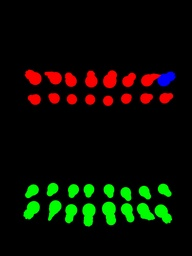
#> input picture MaskCreation/test.jpg, 192 x 256 px, shrunk from 3024 x 4032 before the run
$ python test.py
#> lines starting #> are read from the running program, lines starting #| are printed output that depends on the picture; after the words box and inside, x2 and y2 are one past the last pixel; in counts of white or black regions, pixels touching at a corner belong together
import cv2
import numpy as np
from matplotlib import pyplot as plt


def getMask(lower, upper, img):
    lower = np.array(lower)
    upper = np.array(upper)
    return cv2.inRange(img, lower, upper)

print('Reading image')
source = cv2.imread('test.jpg')
#> source is the input picture: shape (256, 192, 3); mean B, G, R 2.2, 13.3, 10.3
height, width, channels = source.shape
#> height = 256; width = 192; channels = 3

source = cv2.cvtColor(source, cv2.COLOR_BGR2RGB)  # Convert source to RGB, down with BGR!
print('Doing mask stuff')
red_mask = getMask([190, 0, 0], [255, 100, 100], source)
#> in getMask, `return cv2.inRange(img, lower, upper)`:
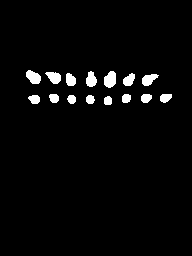
#> returned value: shape (256, 192); 3% white; 15 white regions, largest, box (x1, y1, x2, y2) and area: (104, 71, 116, 88) 160, (26, 70, 41, 84) 148, (45, 72, 61, 84) 132
blue_mask = getMask([0, 0, 190], [100, 100, 255], source)
#> in getMask (call 2), `return cv2.inRange(img, lower, upper)`:
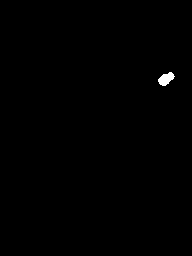
#> returned value: shape (256, 192); 0.3% white; 1 white region, box (x1, y1, x2, y2) and area: (158, 72, 175, 86) 145
green_mask = getMask([0, 190, 0], [100, 255, 100], source)
#> in getMask (call 3), `return cv2.inRange(img, lower, upper)`:
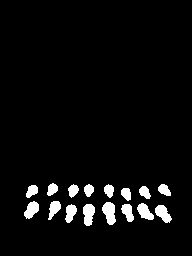
#> returned value: shape (256, 192); 4.5% white; 16 white regions, largest, box (x1, y1, x2, y2) and area: (102, 202, 116, 225) 223, (83, 204, 95, 226) 202, (155, 205, 172, 223) 184
ROI = red_mask + blue_mask + green_mask
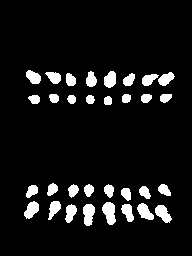
#> ROI: shape (256, 192); 7.9% white; 32 white regions, largest, box (x1, y1, x2, y2) and area: (102, 202, 116, 225) 223, (83, 204, 95, 226) 202, (155, 205, 172, 223) 184
black_mask = getMask([0, 0, 0], [50, 50, 50], source)
#> in getMask (call 4), `return cv2.inRange(img, lower, upper)`:
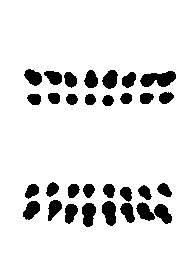
#> returned value: shape (256, 192); 89.4% white; 31 black regions, largest, box (x1, y1, x2, y2) and area: (140, 71, 176, 87) 398, (102, 201, 116, 226) 266, (82, 203, 96, 227) 255

output = source.copy()  # Copy the source image
output[np.where(red_mask != 0)] = (0, 0, 255)
output[np.where(green_mask != 0)] = (0, 255, 0)
output[np.where(blue_mask != 0)] = (255, 0, 0)
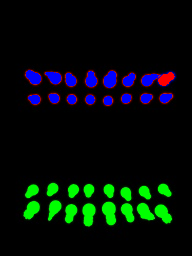
#> output: shape (256, 192, 3); mean R, G, B 3.2, 13.6, 8.4
output[np.where(black_mask != 0)] = (0, 0, 0)

print('counting')
colorCounts = []
colors = []
for i in range(0, height):
    for j in range(0, width):
        if str(output[i][j]) in colors:
            index = colors.index(str(output[i][j]))
            colorCounts[index] += 1
        else:
            colors.append(str(output[i][j]))
            colorCounts.append(1)
#> after the loop, colorCounts = 882 values, max 43937 at index 0, min 1 at index 2, mean 55.73; colors = 882 items, first 6: '[0 0 0]', '[76  0  0]', '[92  4  2]', '[62  0  0]', '[66  0  0]', '[97  0  0]'

print('next')
for a in range(len(colors)):
    print(str(colors[a]) + ' : ' + str(colorCounts[a]))
#> this loop made 882 passes
#| [0 0 0] : 43937
#| [76  0  0] : 5
#| [92  4  2] : 1
#| [62  0  0] : 7
#| [66  0  0] : 9
#| [97  0  0] : 1
#| [  0   0 255] : 1499
#| [181  17  18] : 1
#> (further printed lines are left out)

print(str(colors[0]) + ' : ' + str(colorCounts[0]))
print(str(colors[1]) + ' : ' + str(colorCounts[1]))
print(str(colors[2]) + ' : ' + str(colorCounts[2]))
print(str(colors[3]) + ' : ' + str(colorCounts[3]))
